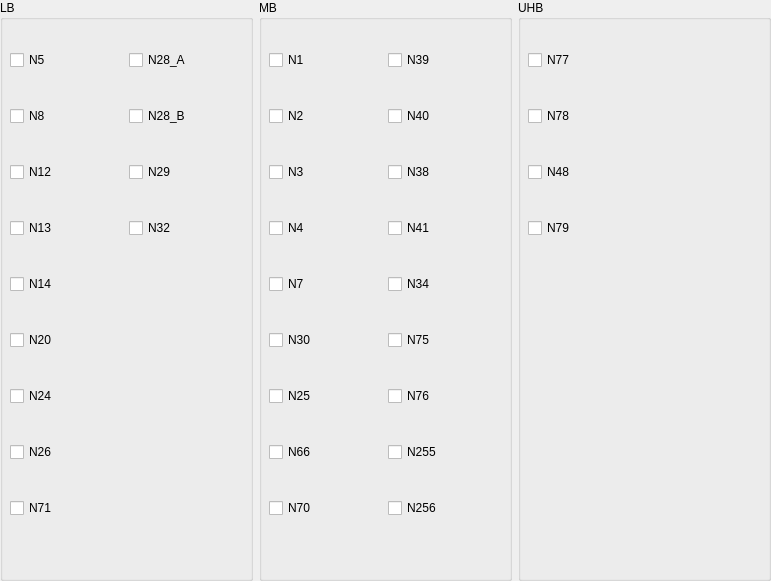
      <widget class="QWidget" name="page_nr">
       <property name="geometry">
        <rect>
         <x>0</x>
         <y>0</y>
         <width>771</width>
         <height>581</height>
        </rect>
       </property>
       <attribute name="label">
        <string>NR</string>
       </attribute>
       <widget class="QWidget" name="layoutWidget">
        <property name="geometry">
         <rect>
          <x>0</x>
          <y>0</y>
          <width>771</width>
          <height>581</height>
         </rect>
        </property>
        <layout class="QHBoxLayout" name="horizontalLayout_bnads_nr">
         <item>
          <widget class="QGroupBox" name="groupBox_lb_nr">
           <property name="title">
            <string>LB</string>
           </property>
           <widget class="QWidget" name="layoutWidget_30">
            <property name="geometry">
             <rect>
              <x>10</x>
              <y>20</y>
              <width>231</width>
              <height>531</height>
             </rect>
            </property>
            <layout class="QGridLayout" name="gridLayout_lb_nr">
             <item row="6" column="0">
              <widget class="QCheckBox" name="n24_nr">
               <property name="text">
                <string>N24</string>
               </property>
              </widget>
             </item>
             <item row="5" column="0">
              <widget class="QCheckBox" name="n20_nr">
               <property name="text">
                <string>N20</string>
               </property>
              </widget>
             </item>
             <item row="2" column="0">
              <widget class="QCheckBox" name="n12_nr">
               <property name="text">
                <string>N12</string>
               </property>
              </widget>
             </item>
             <item row="0" column="1">
              <widget class="QCheckBox" name="n28_a_nr">
               <property name="enabled">
                <bool>true</bool>
               </property>
               <property name="statusTip">
                <string/>
               </property>
               <property name="text">
                <string>N28_A</string>
               </property>
               <property name="checkable">
                <bool>true</bool>
               </property>
               <property name="checked">
                <bool>false</bool>
               </property>
              </widget>
             </item>
             <item row="1" column="0">
              <widget class="QCheckBox" name="n8_nr">
               <property name="text">
                <string>N8</string>
               </property>
              </widget>
             </item>
             <item row="3" column="0">
              <widget class="QCheckBox" name="n13_nr">
               <property name="text">
                <string>N13</string>
               </property>
              </widget>
             </item>
             <item row="0" column="0">
              <widget class="QCheckBox" name="n5_nr">
               <property name="text">
                <string>N5</string>
               </property>
              </widget>
             </item>
             <item row="4" column="0">
              <widget class="QCheckBox" name="n14_nr">
               <property name="text">
                <string>N14</string>
               </property>
              </widget>
             </item>
             <item row="7" column="0">
              <widget class="QCheckBox" name="n26_nr">
               <property name="text">
                <string>N26</string>
               </property>
              </widget>
             </item>
             <item row="8" column="0">
              <widget class="QCheckBox" name="n71_nr">
               <property name="text">
                <string>N71</string>
               </property>
              </widget>
             </item>
             <item row="3" column="1">
              <widget class="QCheckBox" name="n32_nr">
               <property name="text">
                <string>N32</string>
               </property>
              </widget>
             </item>
             <item row="2" column="1">
              <widget class="QCheckBox" name="n29_nr">
               <property name="text">
                <string>N29</string>
               </property>
              </widget>
             </item>
             <item row="1" column="1">
              <widget class="QCheckBox" name="n28_b_nr">
               <property name="text">
                <string>N28_B</string>
               </property>
               <property name="checked">
                <bool>false</bool>
               </property>
              </widget>
             </item>
            </layout>
           </widget>
          </widget>
         </item>
         <item>
          <widget class="QGroupBox" name="groupBox_mb_nr">
           <property name="title">
            <string>MB</string>
           </property>
           <widget class="QWidget" name="layoutWidget_29">
            <property name="geometry">
             <rect>
              <x>10</x>
              <y>20</y>
              <width>231</width>
              <height>531</height>
             </rect>
            </property>
            <layout class="QGridLayout" name="gridLayout_mb_nr">
             <item row="3" column="1">
              <widget class="QCheckBox" name="n41_nr">
               <property name="text">
                <string>N41</string>
               </property>
              </widget>
             </item>
             <item row="6" column="0">
              <widget class="QCheckBox" name="n25_nr">
               <property name="text">
                <string>N25</string>
               </property>
              </widget>
             </item>
             <item row="6" column="1">
              <widget class="QCheckBox" name="n76_nr">
               <property name="text">
                <string>N76</string>
               </property>
              </widget>
             </item>
             <item row="1" column="1">
              <widget class="QCheckBox" name="n40_nr">
               <property name="text">
                <string>N40</string>
               </property>
               <property name="checked">
                <bool>false</bool>
               </property>
              </widget>
             </item>
             <item row="5" column="0">
              <widget class="QCheckBox" name="n30_nr">
               <property name="text">
                <string>N30</string>
               </property>
              </widget>
             </item>
             <item row="2" column="1">
              <widget class="QCheckBox" name="n38_nr">
               <property name="text">
                <string>N38</string>
               </property>
              </widget>
             </item>
             <item row="2" column="0">
              <widget class="QCheckBox" name="n3_nr">
               <property name="text">
                <string>N3</string>
               </property>
              </widget>
             </item>
             <item row="7" column="1">
              <widget class="QCheckBox" name="n255_nr">
               <property name="text">
                <string>N255</string>
               </property>
              </widget>
             </item>
             <item row="0" column="1">
              <widget class="QCheckBox" name="n39_nr">
               <property name="enabled">
                <bool>true</bool>
               </property>
               <property name="statusTip">
                <string/>
               </property>
               <property name="text">
                <string>N39</string>
               </property>
               <property name="checkable">
                <bool>true</bool>
               </property>
               <property name="checked">
                <bool>false</bool>
               </property>
              </widget>
             </item>
             <item row="8" column="1">
              <widget class="QCheckBox" name="n256_nr">
               <property name="text">
                <string>N256</string>
               </property>
              </widget>
             </item>
             <item row="1" column="0">
              <widget class="QCheckBox" name="n2_nr">
               <property name="text">
                <string>N2</string>
               </property>
              </widget>
             </item>
             <item row="3" column="0">
              <widget class="QCheckBox" name="n4_nr">
               <property name="text">
                <string>N4</string>
               </property>
              </widget>
             </item>
             <item row="4" column="1">
              <widget class="QCheckBox" name="n34_nr">
               <property name="text">
                <string>N34</string>
               </property>
              </widget>
             </item>
             <item row="8" column="0">
              <widget class="QCheckBox" name="n70_nr">
               <property name="text">
                <string>N70</string>
               </property>
              </widget>
             </item>
             <item row="0" column="0">
              <widget class="QCheckBox" name="n1_nr">
               <property name="text">
                <string>N1</string>
               </property>
              </widget>
             </item>
             <item row="5" column="1">
              <widget class="QCheckBox" name="n75_nr">
               <property name="text">
                <string>N75</string>
               </property>
              </widget>
             </item>
             <item row="4" column="0">
              <widget class="QCheckBox" name="n7_nr">
               <property name="text">
                <string>N7</string>
               </property>
              </widget>
             </item>
             <item row="7" column="0">
              <widget class="QCheckBox" name="n66_nr">
               <property name="text">
                <string>N66</string>
               </property>
              </widget>
             </item>
            </layout>
           </widget>
          </widget>
         </item>
         <item>
          <widget class="QGroupBox" name="groupBox_uhb_nr">
           <property name="title">
            <string>UHB</string>
           </property>
           <widget class="QWidget" name="layoutWidget_2">
            <property name="geometry">
             <rect>
              <x>10</x>
              <y>20</y>
              <width>231</width>
              <height>251</height>
             </rect>
            </property>
            <layout class="QGridLayout" name="gridLayout_uhb_nr">
             <item row="2" column="0">
              <widget class="QCheckBox" name="n48_nr">
               <property name="text">
                <string>N48</string>
               </property>
              </widget>
             </item>
             <item row="0" column="0">
              <widget class="QCheckBox" name="n77_nr">
               <property name="text">
                <string>N77</string>
               </property>
              </widget>
             </item>
             <item row="1" column="0">
              <widget class="QCheckBox" name="n78_nr">
               <property name="text">
                <string>N78</string>
               </property>
              </widget>
             </item>
             <item row="3" column="0">
              <widget class="QCheckBox" name="n79_nr">
               <property name="text">
                <string>N79</string>
               </property>
              </widget>
             </item>
            </layout>
           </widget>
          </widget>
         </item>
        </layout>
       </widget>
      </widget>
